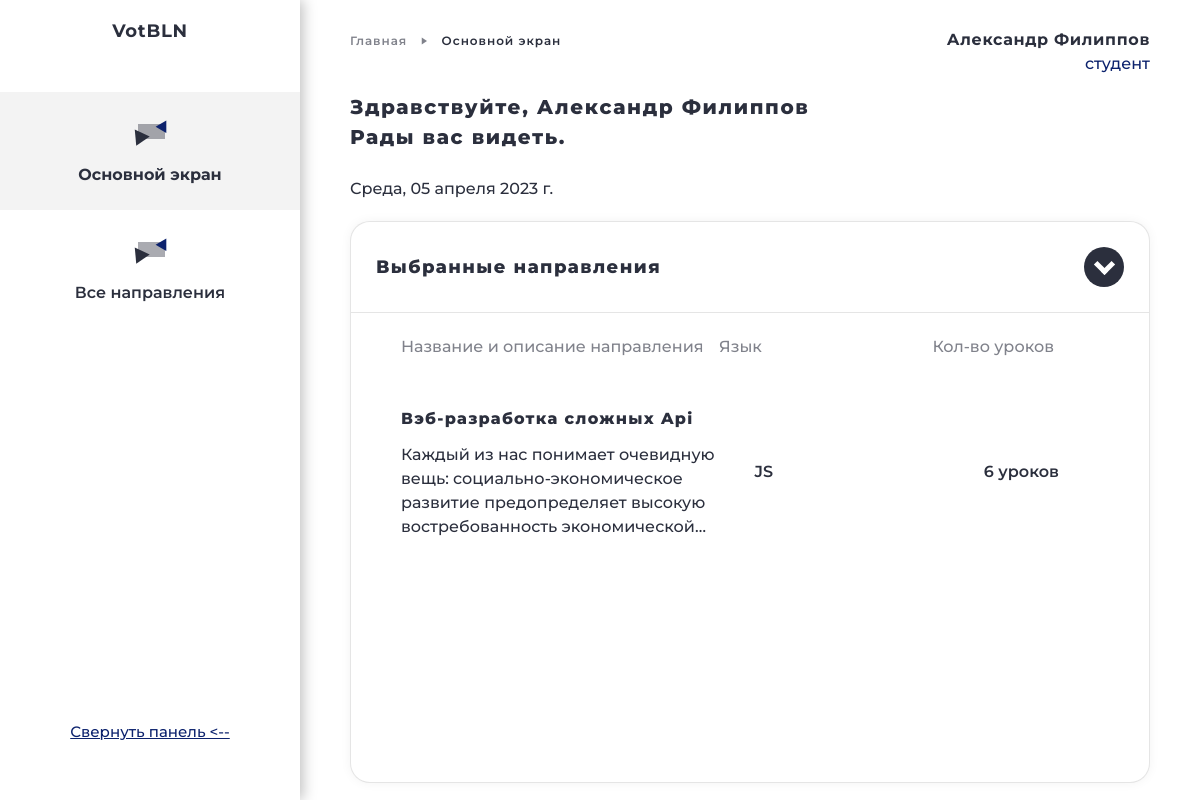
The page /cabinet (signed in) on the database its author committed.
### tables this page shows
CREATE TABLE `courses` (
  `id_course` int(11) NOT NULL COMMENT 'Автоинкрементное значение',
  `course_name` varchar(80) NOT NULL COMMENT 'Имя курса',
  `recital` text NOT NULL COMMENT 'Описание курса',
  `lang` varchar(15) NOT NULL COMMENT 'Язык для изучения',
  `img` text NOT NULL,
  `id_user` int(11) NOT NULL
);

### views/VIew.php (called while the page is built)
<?
class View {
	public function render($tpl, $pageData) {
		include ROOT . $tpl;
	}
}

### controllers/CabinetController.php (called while the page is built, shortened)
<?
class CabinetController extends Controller {
	private $pageTpl = '/views/cabinet.tpl.php';
	public function __construct () {
		$this->model = new CabinetModel();
		$this->view = new View();
	}
	public function index () {
		$dateUser = $this->getUserName();
		$this->pageData['user-name'] = $dateUser['user-name'];
		$this->pageData['user-role'] = $dateUser['user-role'];
		$this->pageData['select-courses'] = $this->model->getSelectCourses($_SESSION['student']);
		$this->pageData['date'] = $this->getDate();
		$this->pageData['title'] = 'Личный кабинет студента';
		$this->view->render($this->pageTpl, $this->pageData);
	}
	public function getUserName() {
		if (!empty($_SESSION['student'])) {
			$login = $_SESSION['student'];
			$user = $this->model->getNameUser($login);
			return $user;
		}
	}
	public function getDate() {
		$arrMouth = [
			'января',
			'февраля',
			'марта',
			'апреля',
			'мая',
			'июня',
			'июля',
			'августа',
			'сентября',
			'октября',
			'ноября',
			'декабря'
		];
		$arrDay = [
			'Monday' => 'Понедельник',
			'Tuesday' => 'Вторник',
			'Wednesday' => 'Среда',
			'Thursday' => 'Четверг',
			'Friday' => 'Пятница',
			'Saturday' => 'Суббота',
			'Sunday' => 'Воскресенье'
		];
		$month = date('n') - 1;
		$day = date('l');
		return $arrDay[$day].', ' .date('d').' '.$arrMouth[$month].' '.date('Y'). ' г.';
	}
}

### config/route.php (called while the page is built, shortened)
<?
class Routing
{
	public static function buildRoute()
	{
		$action = "index";
		$controller = new $controllerName();
		$controller->$action();
	}
}

### config/config.php (called while the page is built, shortened)
<?php
require_once("route.php");
require_once CONTROLLER_PATH. 'Controller.php';
require_once VIEW_PATH. 'View.php';
Routing::buildRoute();

### index.php (called while the page is built)
<?
require_once("config/config.php");

### models/CabinetModel.php (called while the page is built, shortened)
<?
class CabinetModel extends Model {
	public function getIdUser($user) {
		$conn = $this->db;
		$result = $conn->prepare("SELECT id_user FROM `users` WHERE login= ?");
		$result->bind_param("s", $user);
		$result->execute();
		$result = $result->get_result();
		$res = $result->fetch_row();
		return $res[0];
	}
	public function getCountLessons($idCourse) {
		$conn = $this->db;
		$result = $conn->prepare("SELECT l.name_lesson, l.recital, l.id_course, c.id_course, c.course_name FROM lessons l
		JOIN courses c ON l.id_course=c.id_course and  l.id_course= ?");
		$result->bind_param("i", $idCourse);
		$result->execute();
		$result->store_result();
		$countLessons = $result->num_rows;
		return $countLessons;
	}
	public function getSelectCourses($user) {
		$id = $this->getIdUser($user);
		$conn = $this->db;
		$result = $conn->prepare("SELECT id_user, id_course FROM `users_courses` WHERE id_user= ?");
		$result->bind_param("i", $id);
		$result->execute();
		$result = $result->get_result();
		while ($row = $result->fetch_assoc()) {
			$allCourses[] = $row;
		}
		if (!empty($allCourses)) {
			foreach ($allCourses as $index) {
				$conn = $this->db;
				$result = $conn->prepare("SELECT * FROM `courses` WHERE id_course = ?");
				$result->bind_param("i", $index['id_course']);
				$result->execute();
				$result = $result->get_result();
				while ($res = $result->fetch_assoc()) {
					$selectedCourses[] =  $res;
				}
			}
			for ($i = 0; $i < count($selectedCourses); $i++) {
				$selectedCourses[$i]['count_lessons'] = $this->getCountLessons($selectedCourses[$i]['id_course']) . ' уроков';
			}
		} else {
			$selectedCourses = '';
		}
		return $selectedCourses;
	}
}

### blocks/selected-directions.php (the view)
<section class="main">
		<div class="main__wrapper">
			<div class="nav-user">
				<div class="nav-user__wrapper">
					<div class="nav">
						<a class="nav__link" href="/">Главная</a>
						<svg class="polygon" width="6" height="8" viewBox="0 0 6 8" fill="none" xmlns="http://www.w3.org/2000/svg">
							<path d="M6 4L0.75 7.4641L0.75 0.535898L6 4Z" fill="#2B2F3D" fill-opacity="0.6"/>
						</svg>
						<a class="nav__link nav__link_active" href="/cabinet">Основной экран</a>
					</div>
					<div class="user">
						<div class="user__inner">
							<div class="user__name-user">
								<?= $pageData['user-name'] ?>
							</div>
							<div class="user__role-user">
								<?= $pageData['user-role'] ?>
							</div>
						</div>
					</div>
				</div>
			</div>
			<div class="greeting">
				<div class="greeting__wrap">
					<p class="greeting__text">
						Здравствуйте,
						<?= $pageData['user-name'] ?>
					</p>
					<p class="greeting__text">Рады вас видеть.</p>
				</div>
			</div>
			<div class="date">
				<div class="date__wrap">
					<p class="date__text">
						<?= $pageData['date'] ?>
					</p>
				</div>
			</div>
			<div class="directions">
				<div class="directions__wrap">
					<div class="directions__inner-title-btn">
						<p class="directions__title">Выбранные направления</p>
						<button class="directions__btn">
							<div class="directions__triangle"></div>
						</button>
					</div>
					<? if(empty($pageData['select-courses'])) :?>
						<div class="direction__all">
							<p class="direction__text">
								У вас еще не добавлено ни одного направления. <br>
								Хотите добавить?
								<a class="direction__link" href="/directions">Все направления.</a>
							</p>
						</div>
					<? else: ?>
						<div class="directions__all-courses">
							<div class="name-fields">
								<div class="name-fields__wrapper">
									<span class="name-fields__text">Название и описание направления</span>
									<div class="name-fields__inner">
										<span class="name-fields__text">Язык</span>
										<span class="name-fields__text name-fields__text_count">Кол-во уроков</span>
									</div>
								</div>
							</div>
							<div class="directions__courses">
								<div class="directions__courses__wrap">
									<? foreach($pageData['select-courses'] as $course) : ?>
										<div class="card-course">
											<a class="card-course__link-course" href="<?= '../course?cid=' . $course['id_course']?>">
												<div class="card-course__wrap">
													<div class="card-course__inner">
														<h2 class="card-course__name"><?= $course['course_name'] ?></h2>
														<p class="card-course__desc"><?= $course['recital'] ?></p>
													</div>
													<div class="card-course__inner">
														<p class="card-course__text"><?= $course['lang'] ?></p>
														<p class="card-course__text card-course__text_lesson"><?= $course['count_lessons'] ?></p>
													</div>
												</div>
											</a>
										</div>
									<? endforeach; ?>
								</div>
							</div>
						</div>
					<? endif; ?>
				</div>
			</div>
		</div>
	</section>

### css/component.css (style rules this page uses)
* { margin: 0; padding: 0; font-family: 'Montserrat'; color: var(--primary-color); }
body { position: relative; }
:root { --primary-color: #2B2F3D; --primary-disable: rgba(43, 47, 61, 0.6); --primary-disable-directions: rgba(43, 47, 61, 0.4); --primary-scroll: rgba(43, 47, 61, 0.2); --primary-scroll-card-hover: rgba(43, 47, 61, 0.1); --hover-color: #121830; --white-color: white; --black-color: black; --header-border: rgba(0, 0, 0, 0.2); --color-gray-tabs: rgba(196, 196, 196, 0.2); --color-blue: #0C226D; --color-green-ok: #2A8F11; --color-red: red; }
p { font-weight: 500; font-size: 14px; line-height: 1.7; }
h2 { font-weight: 800; font-size: 20px; letter-spacing: 0.08em; line-height: 24px; }

### css/cabinet/selected-directions.css (style rules this page uses)
.main { display: flex; }
.main__wrapper { flex-basis: 1365px; margin: 30px 40px 0 340px; padding: 0 10px; display: flex; flex-direction: column; }
.nav-user__wrapper { display: flex; justify-content: space-between; }
.nav__link { text-decoration: none; font-weight: 600; font-size: 12px; line-height: 15px; letter-spacing: 0.08em; color: var(--primary-disable); }
.nav__link_active { color: var(--primary-color); }
.polygon { margin: 0 10px; }
.user__name-user { font-weight: 700; font-size: 16px; line-height: 20px; letter-spacing: 0.04em; }
.user__role-user { font-weight: 500; line-height: 170%; text-align: right; color: var(--color-blue); }
.greeting__wrap { margin-top: 15px; }
.greeting__text { font-weight: 800; font-size: 20px; line-height: 150%; letter-spacing: 0.08em; }
.date__wrap { margin-top: 25px; }
.date__text { font-weight: 500; font-size: 16px; line-height: 150%; }
.directions__wrap { min-height: 560px; margin-top: 20px; background: #FFFFFF; border: 1px solid rgba(0, 0, 0, 0.1); box-shadow: 0px 0px 11px rgba(0, 0, 0, 0.05); border-radius: 20px; transition: min-height 2s; }
.directions__inner-title-btn { display: flex; justify-content: space-between; align-items: center; padding: 25px; }
.directions__title { font-weight: 800; font-size: 18px; line-height: 22px; letter-spacing: 0.08em; }
.directions__btn { cursor: pointer; width: 40px; height: 40px; border-radius: 100%; background-color: var(--primary-color); border: none; display: flex; justify-content: center; align-items: center; transition: transform 1s; }
.directions__triangle { width: 10px; height: 10px; margin-top: -5px; border-left: 5px solid var(--white-color); border-bottom: 5px solid var(--white-color); transform: rotate(-45deg); }
.name-fields__wrapper { display: flex; justify-content: space-between; padding: 20px 50px; border-top: 1px solid rgba(0, 0, 0, 0.1); }
.name-fields__inner { flex-basis: 380px; display: flex; justify-content: space-between; }
.name-fields__text { font-weight: 500; font-size: 16px; line-height: 170%; color: var(--primary-disable); }
.name-fields__text_count { margin-right: 45px; }
.directions__courses { padding-right: 35px; }
.directions__courses__wrap { padding: 0 15px 0px 25px; overflow-y: auto; max-height: 380px; }
.card-course__link-course { text-decoration: none; }
.card-course__wrap { display: flex; justify-content: space-between; padding: 25px; border-radius: 10px; }
.card-course__name { font-weight: 800; font-size: 16px; line-height: 170%; }
.card-course__desc { max-width: 745px; max-height: 110px; text-overflow: ellipsis; display: -webkit-box; -webkit-line-clamp: 4; -webkit-box-orient: vertical; overflow: hidden; text-overflow: ellipsis; font-size: 16px; line-height: 24px; margin-top: 10px; }
.card-course__inner:last-child { max-width: 345px; width: 100%; display: flex; justify-content: space-between; }
.card-course__text { font-weight: 600; font-size: 16px; line-height: 27.2px; display: flex; align-items: center; }
.card-course__text_lesson { margin-right: 15px; }

### rows shown on the page
courses: course_name "Вэб-разработка сложных Api", recital "Каждый из нас понимает очевидную вещь: социально-экономическое развитие предопределяет высокую востребованность…", lang "JS", count_lessons "6 уроков"

### other values the page prints
$pageData['user-name'] "Александр Филиппов"
$pageData['user-role'] "студент"
$pageData['date'] "Среда, 05 апреля 2023 г."
